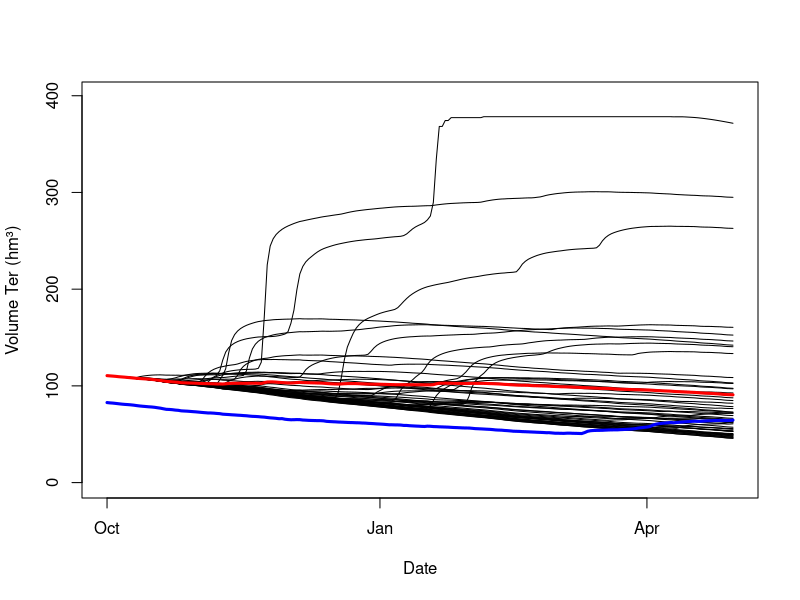

Write R code to recreate this figure. (Note: this script raises an error after producing the figure.)
dir <- "/home/dmercado/Documents/intoDBP/volume_ter/"
setwd(dir)

#load sau and sqd volumes
V_sau <- read.csv("out/forecast_sau/for_V_sau.csv")
V_sqd <- read.csv("out/forecast_sqd/for_V_sqd.csv")

V_total <- V_sau[2:ncol(V_sau)] + V_sqd[2:ncol(V_sqd)]

#load sau and sqd balances
sqd_balance <- read.csv("out/calculated_sqd.csv")
sau_balance <- read.csv("out/calculated_sau.csv")
ter_balance_V <- sqd_balance$V + sau_balance$V
#current balance for the actual dates
sqd_balance_actual <- read.csv("in/water_balance_sqd_actual.csv")
sau_balance_actual <- read.csv("in/water_balance_sau_actual.csv")
ter_balance_actual_V <- sqd_balance_actual$V+sau_balance_actual$V

pdf("plot/3_forecast_ter.pdf")
#plot corrected volumes
plot(as.Date(V_sau$date), V_total[,1], type="l", 
     ylim=c(0,unique(sqd_balance$Vmax+sau_balance$Vmax)),  ylab="Volume Ter (hm³)", xlab="Date")
for (i in 2:51){
  lines(as.Date(V_sau$date), V_total[,i])
}
#ensemble mean
lines(as.Date(V_sau$date), rowMeans(V_total), col="red", lwd=3)
#real dynamic previous year
dates_plot <- seq(as.Date("2023-10-01"), as.Date("2024-04-30"), by=1)
sel_pos <- as.Date(sqd_balance$date) %in% dates_plot
#plot(sqd_balance$date[sel_pos],sqd_balance$V[sel_pos], type="l")
lines(as.Date(V_sau$date),ter_balance_V[sel_pos][1:length(V_sau$date)], 
      col="blue", lwd=3)
lines(as.Date(sau_balance_actual$date, format = "%m/%d/%Y"),ter_balance_actual_V, 
      col="green", lwd=3)
legend("topleft", legend=c("Ensemble", "Last season", "51 members", "Actual season"), 
       col=c("red","blue", "black","green"), lty=1, cex=0.8, bty="n")
dev.off()

png("plot/3_forecast_ter.png", width = 800, height = 600, units = "px")
#plot corrected volumes
plot(as.Date(V_sau$date), V_total[,1], type="l", 
     ylim=c(0,unique(sqd_balance$Vmax+sau_balance$Vmax)),  ylab="Volume Ter (hm³)", xlab="Date")
for (i in 2:51){
  lines(as.Date(V_sau$date), V_total[,i])
}
#ensemble mean
lines(as.Date(V_sau$date), rowMeans(V_total), col="red", lwd=3)
#real dynamic previous year
dates_plot <- seq(as.Date("2023-10-01"), as.Date("2024-04-30"), by=1)
sel_pos <- as.Date(sqd_balance$date) %in% dates_plot
#plot(sqd_balance$date[sel_pos],sqd_balance$V[sel_pos], type="l")
lines(as.Date(V_sau$date),ter_balance_V[sel_pos][1:length(V_sau$date)], 
      col="blue", lwd=3)
lines(as.Date(sau_balance_actual$date, format = "%m/%d/%Y"),ter_balance_actual_V, 
      col="green", lwd=3)
legend("topleft", legend=c("Ensemble", "Last season", "51 members", "Actual season"), 
       col=c("red","blue", "black","green"), lty=1, cex=0.8, bty="n")
dev.off()

#add ACA data
dates_aca <- seq(as.Date("2023-04-01"), as.Date("2025-05-31"),1)
aca_min <- read.csv("in/aca_report_min.csv", header = F)
aca_min$dates <- dates_aca[round(aca_min$V1)]
aca_p5 <- read.csv("in/aca_report_p5.csv", header = F)
aca_p5$dates <- dates_aca[round(aca_p5$V1)]
aca_p15 <- read.csv("in/aca_report_p15.csv", header = F)
aca_p15$dates <- dates_aca[round(aca_p15$V1)]
aca_p25 <- read.csv("in/aca_report_p25.csv", header = F)
aca_p25$dates <- dates_aca[round(aca_p25$V1)]
aca_p50 <- read.csv("in/aca_report_p50.csv", header = F)
aca_p50$dates <- dates_aca[round(aca_p50$V1)]

get_col_transparent <- function(color, alpha) {
  rgb_vals <- col2rgb(color) / 255  # Convert to 0-1 scale
  rgb(rgb_vals[1], rgb_vals[2], rgb_vals[3], alpha = alpha)
}

pdf("plot/3_forecast_ter_ACA.pdf")
#plot corrected volumes
plot(as.Date(V_sau$date), V_total[,1], type="l", col="lightgray",
     ylim=c(0,unique(sqd_balance$Vmax+sau_balance$Vmax)),  ylab="Volume Ter (hm³)", xlab="Date")
for (i in 2:51){
  lines(as.Date(V_sau$date), V_total[,i], col="lightgray")
}
#ensemble mean
lines(as.Date(V_sau$date), rowMeans(V_total), col="red", lwd=3)
#real dynamic previous year
dates_plot <- seq(as.Date("2023-10-01"), as.Date("2024-04-30"), by=1)
sel_pos <- as.Date(sqd_balance$date) %in% dates_plot
#plot(sqd_balance$date[sel_pos],sqd_balance$V[sel_pos], type="l")
lines(as.Date(V_sau$date),ter_balance_V[sel_pos][1:length(V_sau$date)], 
      col="blue", lwd=3)
lines(as.Date(sau_balance_actual$date, format = "%m/%d/%Y"),ter_balance_actual_V, 
      col="green", lwd=3)
#ACA data
lines(aca_p50$dates, aca_p50$V2, lty=2 ,col="darkblue", lwd=3)
lines(aca_p25$dates, aca_p25$V2, lty=2 ,col="lightblue", lwd=3)
lines(aca_p15$dates, aca_p15$V2, lty=2 ,col="gray", lwd=3)
lines(aca_p5$dates, aca_p5$V2, lty=2 ,col="gold3", lwd=3)
lines(aca_min$dates, aca_min$V2, lty=2 ,col="darkred", lwd=3)
#Emergència III
ini_date <- as.Date(V_sau$date)[1]
end_date <- as.Date(V_sau$date)[dim(V_sau)[1]]
rect(xleft = ini_date-30, ybottom = 0, 
     xright = end_date+30, ytop = 14, 
     col = get_col_transparent("brown3", 0.15), border = NA)
#Emergència II
rect(xleft = ini_date-30, ybottom = 14, 
     xright = end_date+30, ytop = 42.6, 
     col = get_col_transparent("brown1", 0.15), border = NA)
#Emergència I
rect(xleft = ini_date-30, ybottom = 42.6, 
     xright = end_date+30, ytop = 64.60, 
     col = get_col_transparent("coral1", 0.15), border = NA)
#Excepcionalitat
rect(xleft = ini_date-30, ybottom = 64.60, 
     xright = end_date+30, ytop = 85.20, 
     col = get_col_transparent("orange", 0.15), border = NA)
#Alerta
rect(xleft = ini_date-30, ybottom = 85.20, 
     xright = end_date+30, ytop = 121, 
     col = get_col_transparent("yellow", 0.15), border = NA)
rect(xleft = as.Date("2025-02-01"), ybottom = 121, 
     xright = end_date+30, ytop = 140, 
     col = get_col_transparent("yellow", 0.15), border = NA)
rect(xleft = as.Date("2025-03-01"), ybottom = 140, 
     xright = end_date+30, ytop = 160, 
     col = get_col_transparent("yellow", 0.15), border = NA)

legend("topleft", legend=c("Ensemble", "51 members", 
                           "Actual season", "Last season", 
                           "P50", "P25", "P15", "P5", "MIN"), 
       col=c("red","lightgray",
             "green","blue",
             "darkblue","lightblue","gray","gold3","darkred"), 
       lty=c(rep(1,4),rep(2,5)), cex=0.8, bty="n")
dev.off()

